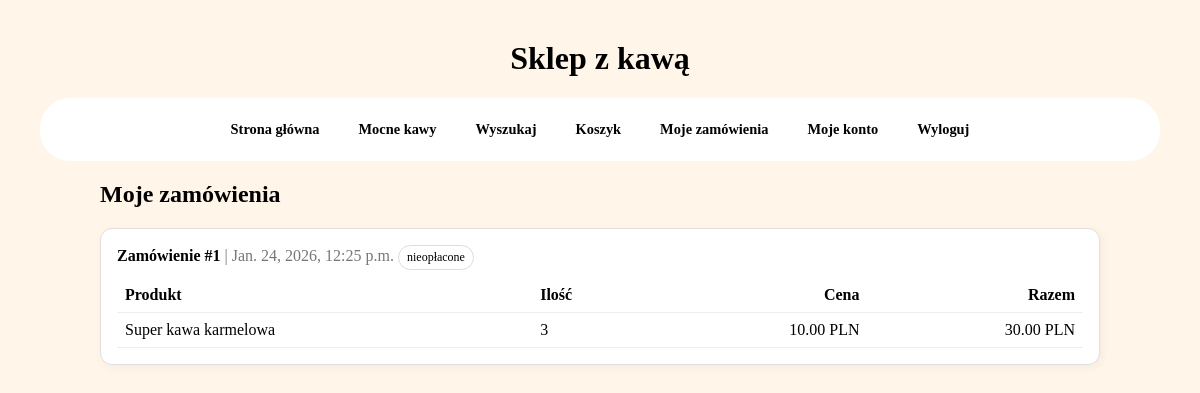
The page /moje-zamowienia/ (signed in) on the database its author committed.
### sklep/models.py (models this page shows, shortened)
class Order(models.Model):
    customer = models.ForeignKey(Customer, on_delete=models.PROTECT, related_name="orders", help_text="Klient, który złożył zamówienie.")
    date_ordered = models.DateTimeField(auto_now_add=True)
    is_paid = models.BooleanField(default=False) # czy zamowienie oplacone
    transaction_id = models.CharField(max_length=100, null=True, blank=True)
    class Meta:
        ordering = ["-date_ordered"] #najnowsze zamówienia pierwsze

class OrderItem(models.Model):
    coffee = models.ForeignKey("Coffee", on_delete=models.SET_NULL, null=True) # Jeśli kawa zostanie usunięta ze sklepu, to zamówienie nie zniknie, pojawi sie null
    order = models.ForeignKey(Order, on_delete=models.CASCADE, related_name="items") # Jeśli zamowienie zostanie usuniete, wszystkie powiązane z nim pozycje tez beda usuniete.
    quantity = models.PositiveIntegerField(default=1, validators=[MinValueValidator(1)]) # ilosc
    price_at_order = models.DecimalField(
        max_digits=8,
        decimal_places=2,
        validators=[MinValueValidator(0.01)],
        help_text="Cena kawy w momencie złożenia zamówienia."
    )
    date_added = models.DateTimeField(auto_now_add=True) # automatycznie zapisuje datę i godzinę dodania produktu do zamówienia
    @property # Pozwala traktować tę funkcję jak zwykłe pole można wywołać item.total_price zamiast item.total_price()
    def total_price(self):
        return self.quantity * self.price_at_order #Oblicza łączną cenę pozycji w zamówieniu

class Coffee(models.Model):
    name = models.CharField(max_length=100)
    coffeetype = models.CharField(max_length=1, choices=COFFEE_TYPES, default="Z")
    taste = models.ForeignKey(CoffeeTaste, null=True, blank=True, on_delete=models.SET_NULL)
    producent = models.ForeignKey(Producent, null=True, blank=True, on_delete=models.SET_NULL)
    price = models.DecimalField(
        max_digits=5, #maksymalnie 5 cyfr
        decimal_places=2, #2 miejsca po przecinku
        validators=[MinValueValidator(0.01)], #cena minimalna 0.01
        help_text="Cena kawy w PLN."
    )

### sklep/views.py (the view)
# urls.py: path("moje-zamowienia/", views.my_orders_html, name="my-orders"), # przeglądanie własnych zamówień
@login_required
def my_orders_html(request):
    if request.user.is_staff:
        raise PermissionDenied()
    customer, _ = Customer.objects.get_or_create(user=request.user)
    orders = (
        Order.objects
        .filter(customer=customer)
        .prefetch_related("items__coffee")
        .order_by("-date_ordered")
    )
    return render(request, "sklep/order/my_orders.html", {"orders": orders})

### sklep/templates/sklep/order/my_orders.html (shortened to what this page needs)
{% extends "sklep/base.html" %}
{% block content %}
<div class="wrap">
  <h2>Moje zamówienia</h2>
  {% if not orders %}
    <div class="card"><p class="muted">Nie masz jeszcze żadnych zamówień.</p></div>
  {% else %}
    {% for o in orders %}
      <div class="card">
        <div>
          <strong>Zamówienie #{{ o.id }}</strong>
          <span class="muted"> | {{ o.date_ordered }}</span>
          {% if o.is_paid %}<span class="pill">opłacone</span>{% else %}<span class="pill">nieopłacone</span>{% endif %}
        </div>
        <table>
          <thead>
            <tr>
              <th>Produkt</th>
              <th>Ilość</th>
              <th class="right">Cena</th>
              <th class="right">Razem</th>
            </tr>
          </thead>
          <tbody>
            {% for it in o.items.all %}
              <tr>
                <td>{{ it.coffee.name|default:"(usunięty produkt)" }}</td>
                <td>{{ it.quantity }}</td>
                <td class="right">{{ it.price_at_order }} PLN</td>
                <td class="right">{{ it.total_price }} PLN</td>
              </tr>
            {% endfor %}
          </tbody>
        </table>
      </div>
    {% endfor %}
  {% endif %}
</div>
{% endblock %}

### sklep/static/css/sklep.css (style rules this page uses)
body { background-color: #fff5e8; font-family: 'Century Gothic'; margin: 40px; }

### sklep/templates/sklep/order/my_orders.html (style rules this page uses)
.wrap { max-width:1000px;margin:20px auto; }
.card { background:#fff;border:1px solid #e0e0e0;border-radius:12px;padding:16px;box-shadow:2px 2px 10px rgba(0,0,0,0.05);margin-bottom:14px; }
.muted { color:#777; }
table { width:100%;border-collapse:collapse;margin-top:8px; }
th,td { padding:8px;border-bottom:1px solid #eee;text-align:left; }
.right { text-align:right; }
.pill { display:inline-block;padding:4px 8px;border-radius:999px;border:1px solid #ddd;font-size:12px; }

### rows shown on the page
Order: id "1", date_ordered "Jan. 24, 2026, 12:25 p.m.", is_paid "nieopłacone"
OrderItem: coffee.name "Super kawa karmelowa", quantity "3", price_at_order "10.00", total_price "30.00"
